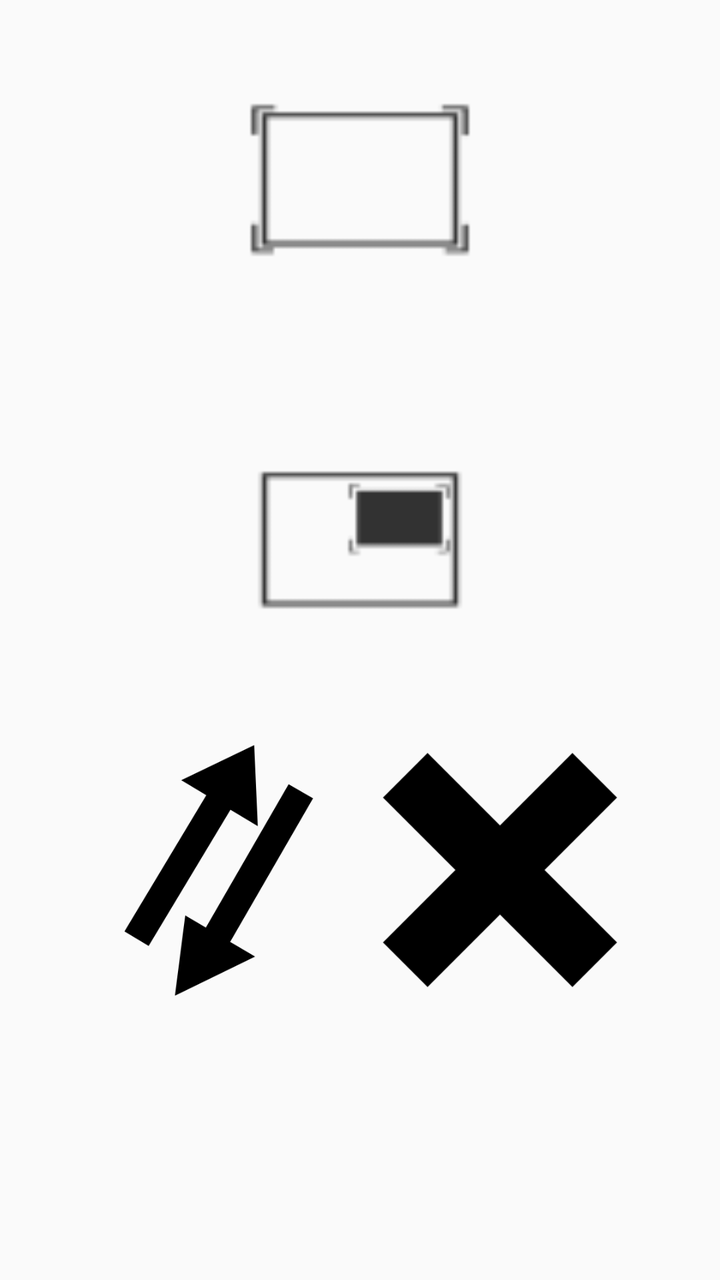
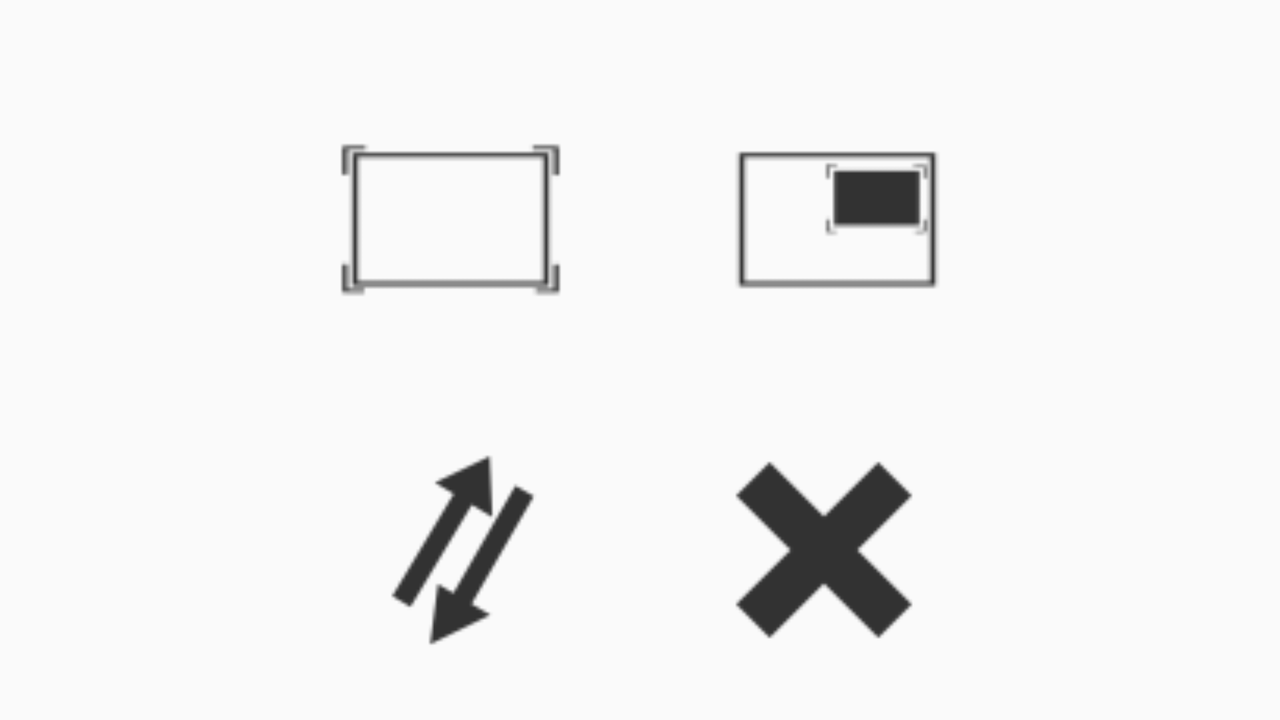

An Android layout and its configuration variant, each rendered on a device that would load it. The default file and the variant file are quoted in full after the pictures.
<!-- AndroidManifest.xml: application theme AppTheme -->
<!-- res/layout/activity_pic_in_pic.xml -->
<?xml version="1.0" encoding="utf-8"?>
<android.support.constraint.ConstraintLayout xmlns:android="http://schemas.android.com/apk/res/android"
    xmlns:app="http://schemas.android.com/apk/res-auto"
    xmlns:tools="http://schemas.android.com/tools"
    android:layout_width="match_parent"
    android:layout_height="match_parent"
    tools:context=".PicInPic">

    <Button
        android:id="@+id/aspectRatioButton"
        android:layout_width="180dp"
        android:layout_height="180dp"
        android:background="@drawable/pip"
        android:text=""
        app:layout_constraintEnd_toEndOf="parent"
        app:layout_constraintStart_toStartOf="parent"
        app:layout_constraintTop_toTopOf="parent" />

    <Button
        android:id="@+id/PicInPicButton"
        android:layout_width="180dp"
        android:layout_height="180dp"
        android:background="@drawable/pip2"
        android:text=""
        app:layout_constraintEnd_toEndOf="@+id/aspectRatioButton"
        app:layout_constraintHorizontal_bias="0.0"
        app:layout_constraintStart_toStartOf="@+id/aspectRatioButton"
        app:layout_constraintTop_toBottomOf="@+id/aspectRatioButton" />

    <Button
        android:id="@+id/ReverseButton"
        android:layout_width="150dp"
        android:layout_height="150dp"
        android:layout_marginStart="35dp"
        android:background="@drawable/reverse"
        android:text=""
        app:layout_constraintStart_toStartOf="parent"
        app:layout_constraintTop_toBottomOf="@+id/PicInPicButton" />

    <Button
        android:id="@+id/CancelButton"
        android:layout_width="150dp"
        android:layout_height="150dp"
        android:layout_marginEnd="35dp"
        android:background="@drawable/x"
        android:elevation="0dp"
        android:text=""
        app:layout_constraintEnd_toEndOf="parent"
        app:layout_constraintTop_toTopOf="@+id/ReverseButton" />
</android.support.constraint.ConstraintLayout>
<!-- resources referenced by this layout -->
<resources>
  <!-- drawable pip: png bitmap (drawable-hdpi, 5682 bytes) -->
  <!-- drawable pip2: png bitmap (drawable-hdpi, 5714 bytes) -->
  <!-- drawable reverse: png bitmap (drawable-hdpi, 9683 bytes) -->
  <!-- drawable x: png bitmap (drawable-hdpi, 7444 bytes) -->
  <style name="AppTheme" parent="Theme.AppCompat.Light.NoActionBar"> 
          
          <item name="colorPrimary">@color/colorPrimary</item>
          <item name="colorPrimaryDark">@color/colorPrimaryDark</item>
          <item name="colorAccent">@color/colorAccent</item>
      </style>
  <color name="colorPrimary">#3F51B5</color>
  <color name="colorPrimaryDark">#303F9F</color>
  <color name="colorAccent">#FF4081</color>
</resources>
<!-- res/layout-land/activity_pic_in_pic.xml (the author's variant of the layout above) -->
<!-- drawn on the phone turned sideways -->
<?xml version="1.0" encoding="utf-8"?>
<android.support.constraint.ConstraintLayout xmlns:android="http://schemas.android.com/apk/res/android"
    xmlns:app="http://schemas.android.com/apk/res-auto"
    xmlns:tools="http://schemas.android.com/tools"
    android:layout_width="match_parent"
    android:layout_height="match_parent"
    tools:context=".PicInPic">

    <Button
        android:id="@+id/aspectRatioButton"
        android:layout_width="180dp"
        android:layout_height="180dp"
        android:layout_marginEnd="25dp"
        android:layout_marginStart="25dp"
        android:layout_marginTop="20dp"
        android:background="@drawable/pip"
        android:text=""
        app:layout_constraintEnd_toEndOf="parent"
        app:layout_constraintHorizontal_bias="0.269"
        app:layout_constraintStart_toStartOf="parent"
        app:layout_constraintTop_toTopOf="parent" />

    <Button
        android:id="@+id/PicInPicButton"
        android:layout_width="180dp"
        android:layout_height="180dp"
        android:layout_marginEnd="25dp"
        android:layout_marginStart="25dp"
        android:background="@drawable/pip2"
        android:text=""
        app:layout_constraintEnd_toEndOf="parent"
        app:layout_constraintHorizontal_bias="0.741"
        app:layout_constraintStart_toStartOf="parent"
        app:layout_constraintTop_toTopOf="@+id/aspectRatioButton" />

    <Button
        android:id="@+id/ReverseButton"
        android:layout_width="150dp"
        android:layout_height="150dp"
        android:layout_marginEnd="8dp"
        android:layout_marginStart="8dp"
        android:background="@drawable/reversearrows"
        android:text=""
        app:layout_constraintEnd_toStartOf="@+id/PicInPicButton"
        app:layout_constraintStart_toStartOf="@+id/aspectRatioButton"
        app:layout_constraintTop_toBottomOf="@+id/aspectRatioButton" />

    <Button
        android:id="@+id/CancelButton"
        android:layout_width="150dp"
        android:layout_height="150dp"
        android:layout_marginEnd="8dp"
        android:layout_marginStart="8dp"
        android:background="@drawable/cancel"
        android:elevation="0dp"
        android:text=""
        app:layout_constraintEnd_toEndOf="@+id/PicInPicButton"
        app:layout_constraintStart_toEndOf="@+id/aspectRatioButton"
        app:layout_constraintTop_toTopOf="@+id/ReverseButton" />
</android.support.constraint.ConstraintLayout>
<!-- resources referenced by the variant -->
<!-- as the phone turned sideways resolves them -->
<resources>
  <!-- drawable cancel: png bitmap (drawable-mdpi, 200 bytes) -->
  <!-- drawable pip: png bitmap (drawable-hdpi, 5682 bytes) -->
  <!-- drawable pip2: png bitmap (drawable-hdpi, 5714 bytes) -->
  <!-- drawable reversearrows: png bitmap (drawable-mdpi, 382 bytes) -->
  <style name="AppTheme" parent="Theme.AppCompat.Light.NoActionBar"> 
          
          <item name="colorPrimary">@color/colorPrimary</item>
          <item name="colorPrimaryDark">@color/colorPrimaryDark</item>
          <item name="colorAccent">@color/colorAccent</item>
      </style>
  <color name="colorPrimary">#3F51B5</color>
  <color name="colorPrimaryDark">#303F9F</color>
  <color name="colorAccent">#FF4081</color>
</resources>
